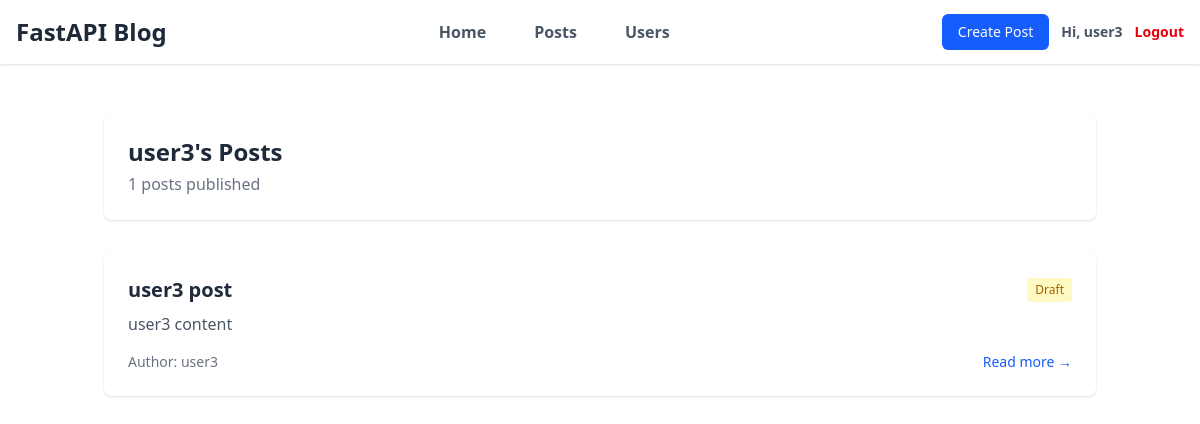
The app's page /users/3/posts, older data.
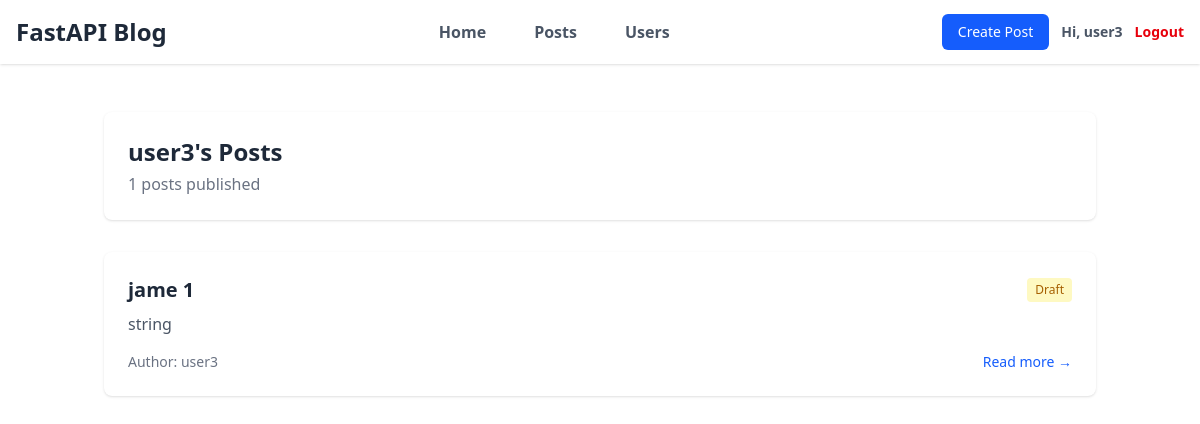
The same page, newer data.
### models.py (models this page shows, shortened)
class User(Base):
    __tablename__ = "users"
    id: Mapped[int] = mapped_column(Integer, primary_key=True, index=True)
    username: Mapped[str] = mapped_column(String(50), unique=True, nullable=False)
    email: Mapped[str] = mapped_column(String(120), unique=True, nullable=False)
    image_file: Mapped[str | None] = mapped_column(
        String(200),
        nullable=True,
        default=None,
    )
    posts: Mapped[list[Post]] = relationship(back_populates="author", cascade="all, delete-orphan")

class Post(Base):
    __tablename__ = "posts"
    id: Mapped[int] = mapped_column(Integer, primary_key=True, index=True)
    title: Mapped[str] = mapped_column(String(100), nullable=False)
    content: Mapped[str] = mapped_column(Text, nullable=False)
    published: Mapped[bool] = mapped_column(default=False)
    user_id: Mapped[int] = mapped_column(
        ForeignKey("users.id"),
        nullable=False,
        index=True,
    )
    date_posted: Mapped[datetime] = mapped_column(
        DateTime(timezone=True),
        default=lambda: datetime.now(UTC),
    )
    author: Mapped[User] = relationship(back_populates="posts")

### main.py (the view)
@app.get("/users/{user_id}/posts", include_in_schema=False, name="user_posts")
async def user_posts_page(
    request: Request,
    user_id: int,
    db: Annotated[AsyncSession, Depends(get_db)],
):
    result = await db.execute(select(models.User).where(models.User.id == user_id))
    user = result.scalars().first()
    if not user:
        raise HTTPException(
            status_code=status.HTTP_404_NOT_FOUND,
            detail="User not found",
        )
    result = await db.execute(
        select(models.Post)
        .options(selectinload(models.Post.author))
        .where(models.Post.user_id == user_id)
        .order_by(models.Post.date_posted.desc()),
    )
    posts = result.scalars().all()
    return templates.TemplateResponse(
        request,
        "user_posts.html",
        {"posts": posts, "user": user, "title": f"{user.username}'s Posts"},
    )

### templates/user_posts.html
{% extends "layout.html" %} {% block content %}
<div class="max-w-5xl mx-auto px-4 py-8">
  <div class="bg-white shadow rounded-lg p-6 mb-8">
    <h1 class="text-2xl font-bold text-gray-800">
      {{ user.username }}'s Posts
    </h1>
    <p class="text-gray-500 mt-1">{{ posts|length }} posts published</p>
  </div>
  {% if posts %}
  <div class="grid gap-6">
    {% for post in posts %}
    <article class="bg-white shadow hover:shadow-lg transition rounded-lg p-6">
      <div class="flex items-center justify-between mb-2">
        <h2 class="text-xl font-semibold text-gray-800">{{ post.title }}</h2>
        {% if not post.published %}
        <span class="text-xs bg-yellow-100 text-yellow-700 px-2 py-1 rounded">
          Draft
        </span>
        {% endif %}
      </div>
      <p class="text-gray-600 mb-4 line-clamp-3">{{ post.content[:100] }}</p>
      <div class="flex items-center justify-between text-sm text-gray-500">
        <span>Author: {{ post.author.username }}</span>
        <a
          href="/posts/{{ post.id }}"
          class="text-blue-600 hover:text-blue-800 font-medium"
        >
          Read more →
        </a>
      </div>
    </article>
    {% endfor %}
  </div>
  {% else %}
  <div class="text-center text-gray-500 py-16">
    <p class="text-lg">No posts yet.</p>
    <p class="text-sm mt-1">When this user publishes, they’ll appear here.</p>
  </div>
  {% endif %}
</div>
{% endblock %}

### templates/layout.html (shortened to what this page needs)
<!doctype html>
<html lang="en">
  <head>
    <link href="{{url_for('static',path='./css/app.css')}}" rel="stylesheet" />
  </head>
  <body>
    <nav class="bg-white w-full shadow-sm">
      <div class="max-w-7xl mx-auto px-4">
        <div class="flex justify-between items-center h-16">
          <div class="shrink-0">
            <a href="/" class="text-2xl font-bold text-gray-800"
              >FastAPI Blog</a
            >
          </div>
          <div class="hidden md:flex space-x-12 flex-1 justify-center">
            <a href="/" class="text-gray-600 font-bold hover:text-gray-900"
              >Home</a
            >
            <a href="/posts" class="text-gray-600 font-bold hover:text-gray-900"
              >Posts</a
            >
            <a href="/users" class="text-gray-600 font-bold hover:text-gray-900"
              >Users</a
            >
          </div>
          <div class="flex items-center space-x-3">
            {% if user %}
            <button
              onclick="openCreatePostModal()"
              class="bg-blue-600 text-white px-4 py-2 rounded-md text-sm hover:bg-blue-700"
            >
              Create Post
            </button>
            <span class="text-gray-600 font-bold text-sm"
              >Hi, {{ user.username }}</span
            >
            <a
              href="/logout"
              class="text-red-600 hover:text-red-700 font-bold text-sm"
              >Logout</a
            >
            {% endif %}
          </div>
        </div>
      </div>
    </nav>
    <main class="max-w-7xl mx-auto p-4">{% block content %}{% endblock %}</main>
  </body>
</html>

Row changes from the older to the newer data that the page shows:
no longer on this page (row edited): Post: title "user3 post", published "Draft", content "user3 content", author.username "user3"
now on this page (row edited): Post: title "jame 1", published "Draft", content "string", author.username "user3"
